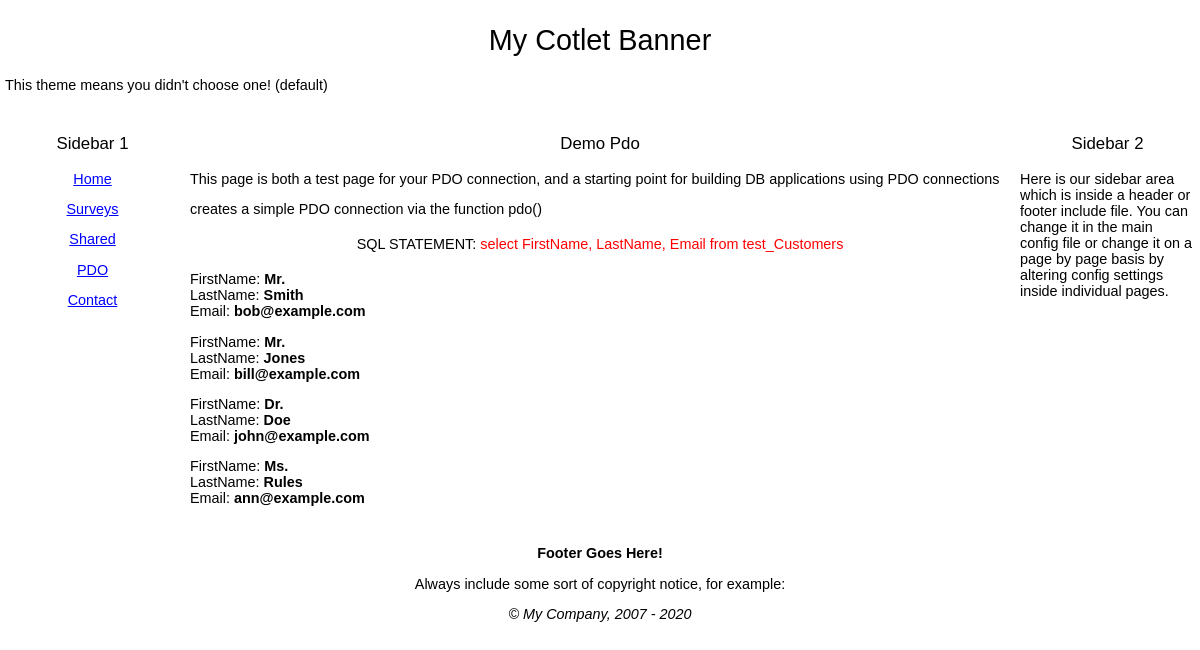
Page /demo/demo_pdo.php on the committed database.
### tables this page shows
CREATE TABLE `test_Customers` (
  `CustomerID` int(10) unsigned NOT NULL AUTO_INCREMENT,
  `LastName` varchar(50) DEFAULT NULL,
  `FirstName` varchar(50) DEFAULT NULL,
  `Title` varchar(20) DEFAULT NULL,
  `Email` varchar(80) DEFAULT NULL,
  `CountryID` int(10) unsigned DEFAULT NULL,
  PRIMARY KEY (`CustomerID`),
  KEY `CountryID` (`CountryID`)
);

### demo/demo_pdo.php (the view, shortened to what this page needs)
<?php
require '../inc_0700/config_inc.php';
$config->titleTag = smartTitle();
$sql = "select FirstName, LastName, Email from test_Customers";
?>
<h3 align="center"><?php echo $config->titleTag; ?></h3>
<p>This page is both a test page for your PDO connection, and a starting point for
building DB applications using PDO connections</p>
<p>creates a simple PDO connection via the function pdo()</p>
<?php
$db = pdo();
try {$result = $db->query($sql);} catch(PDOException $ex) {trigger_error($ex->getMessage(), E_USER_ERROR);}
echo '<div align="center"><h4>SQL STATEMENT: <font color="red">' . $sql . '</font></h4></div>';
if($result->rowCount() > 0)
{
	while($row = $result->fetch(PDO::FETCH_ASSOC))
	{
	   echo '<p>';
	   echo 'FirstName: <b>' . $row['FirstName'] . '</b><br />';
	   echo 'LastName: <b>' . $row['LastName'] . '</b><br />';
	   echo 'Email: <b>' . $row['Email'] . '</b><br />';
	   echo '</p>';
	}
}else{
	echo '<div align="center">Sorry, there are no records that match this query</div>';
}
?>

### include/default_style.css (style rules this page uses)
body { font-size: .9em; font-family: Verdana, Geneva, Arial, Helvetica, sans-serif; padding:0; margin:0; background-color:#FFFFFF; }
h1, h2, h3, h4, h5, h6 { font-weight: normal; }

### rows in the picture
test_customers: FirstName "Mr.", LastName "Smith", Email "bob@example.com"
test_customers: FirstName "Mr.", LastName "Jones", Email "bill@example.com"
test_customers: FirstName "Dr.", LastName "Doe", Email "john@example.com"
test_customers: FirstName "Ms.", LastName "Rules", Email "ann@example.com"

### other values in the picture
$config->banner "My Cotlet Banner"
$aText[0] "Home"
$aText[0] "Surveys"
$aText[0] "Shared"
$aText[0] "PDO"
$aText[0] "Contact"
$config->titleTag "Demo Pdo"
$sql "select FirstName, LastName, Email from test_Customers"
